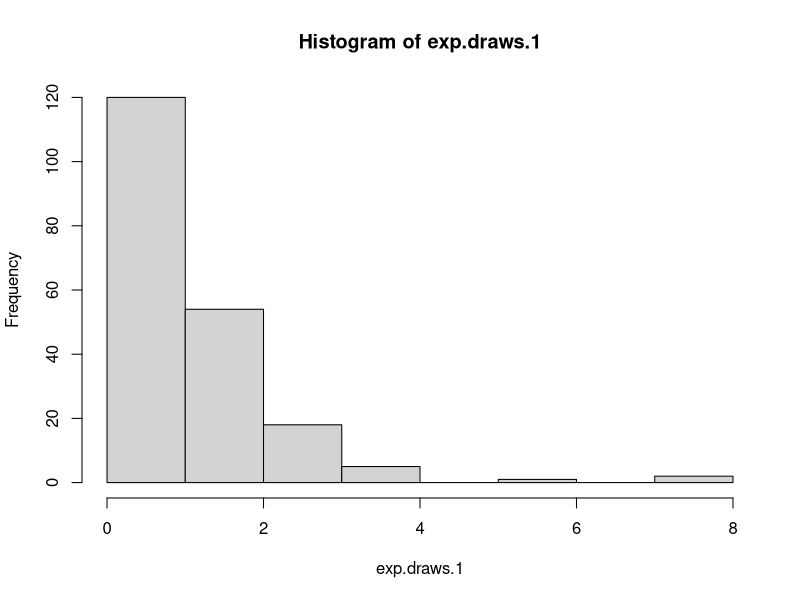
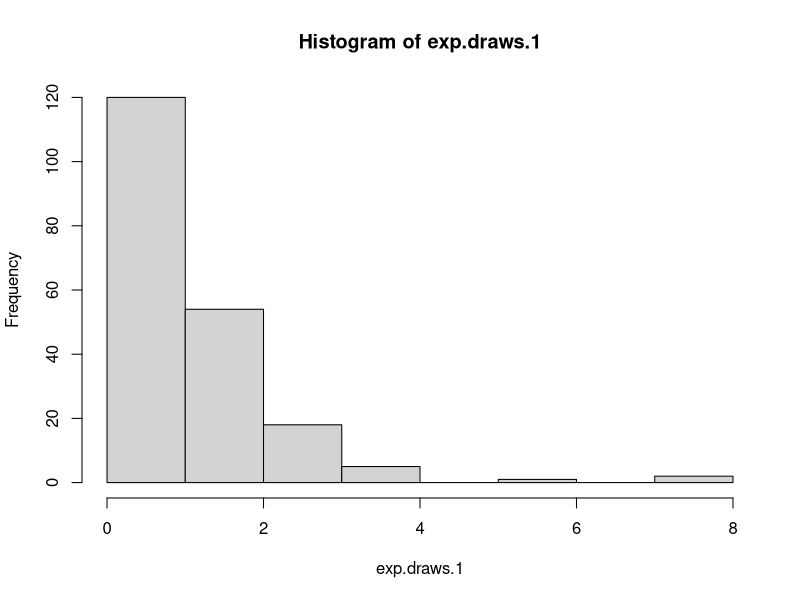
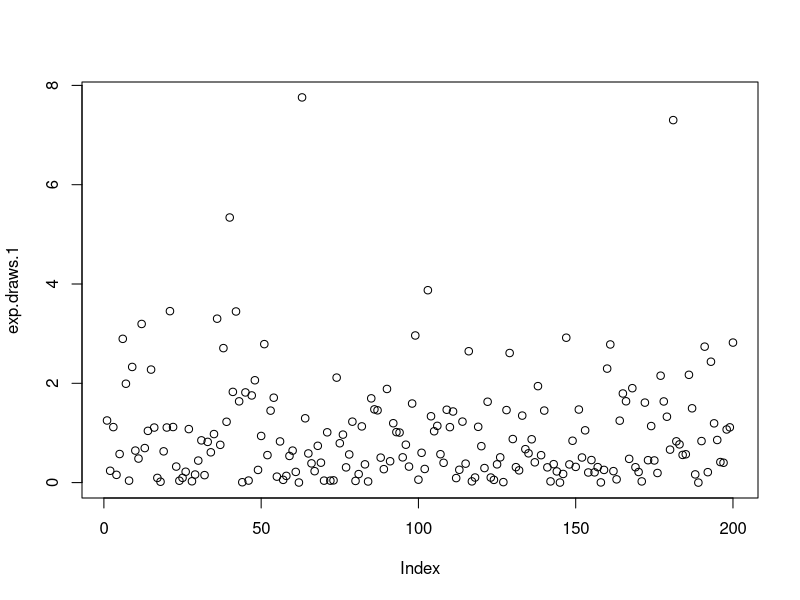
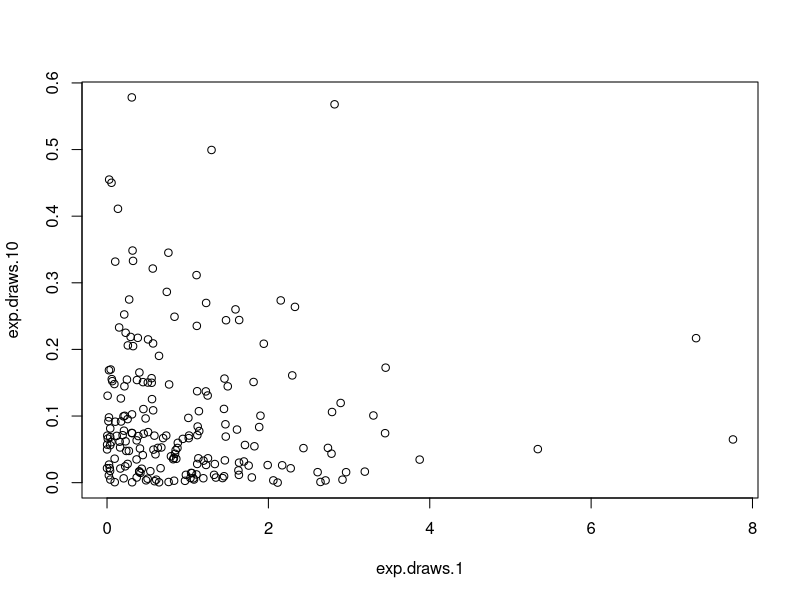
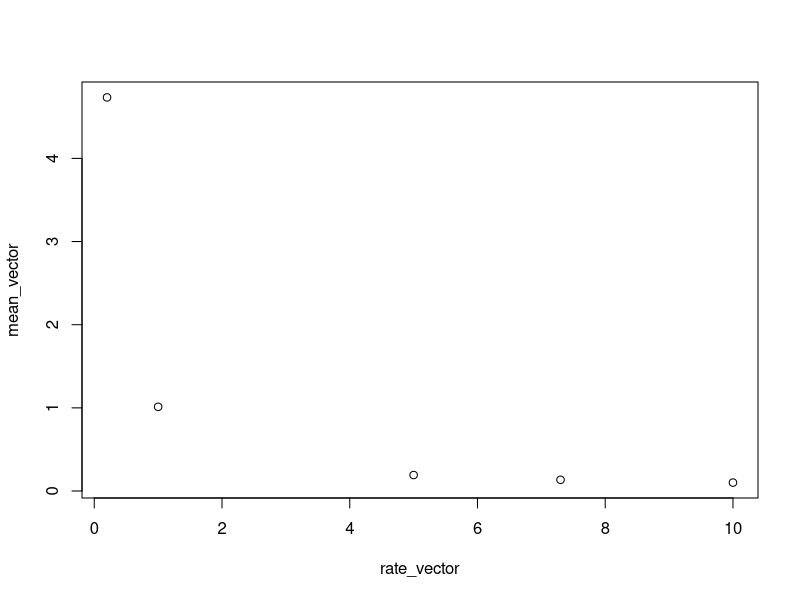
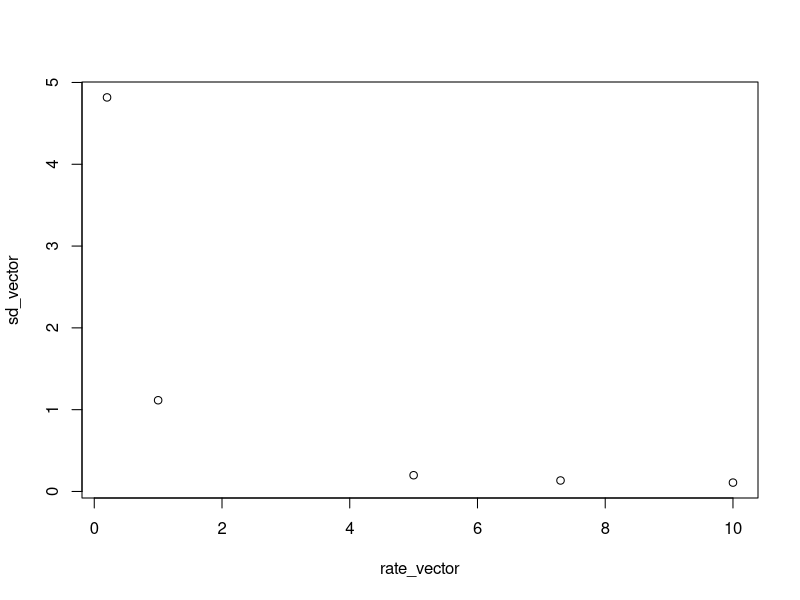
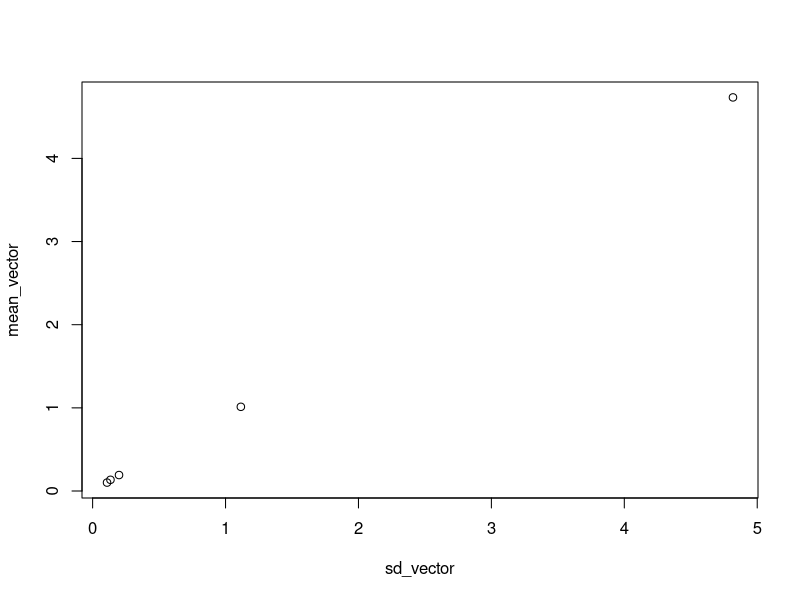
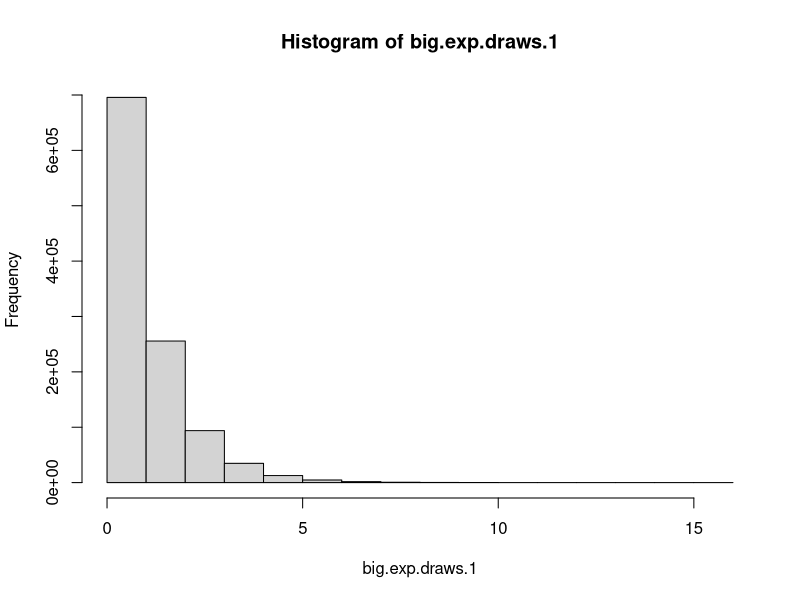

These charts were generated, in order, by the following R code:
## ---- chunk 1
knitr::opts_chunk$set(echo = TRUE)
## ---- chunk 2
#Generate 200 random values from the standard exponential dist.
#standard exponential distribution has lambda = 1. 
exp.draws.1 = rexp(200)
mean_1 = mean(exp.draws.1)
sd_1 = sd(exp.draws.1)
## ---- chunk 3
#Repeat for rates lambda = 0.2
exp.draws.0.2 = rexp(200, rate = 0.2)
mean_0.2 = mean(exp.draws.0.2)
sd_0.2 = sd(exp.draws.0.2)

#lambda = 5
exp.draws.5 = rexp(200, rate = 5)
mean_5 = mean(exp.draws.5)
sd_5 = sd(exp.draws.5)

#lambda = 7.3 
exp.draws.7.3 = rexp(200, rate = 7.3)
mean_7.3 = mean(exp.draws.7.3)
sd_7.3 = sd(exp.draws.7.3)

#lambda = 10
exp.draws.10 = rexp(200, rate = 10)
mean_10 = mean(exp.draws.10)
sd_10 = sd(exp.draws.10)
## ---- chunk 4
#Part A:
big.exp.draws.1 = rexp(1100000)
big_mean = mean(big.exp.draws.1)
big_sd = sd(big.exp.draws.1)
## ---- chunk 5
#Part C:
greater_than_1_mean = mean(big.exp.draws.1[which(big.exp.draws.1 > 1)])
## ---- chunk 6
#Part D:
big.exp.draws.1.mat = matrix(data = big.exp.draws.1, nrow = 1100, ncol = 1000)
## ---- chunk 7
#Part E: 
col_371_mean = mean(big.exp.draws.1.mat[, 371])
## ---- chunk 8
#Generate 200 random values from the standard exponential dist.
#standard exponential distribution has lambda = 1. 
exp.draws.1 = rexp(200)
mean_1 = mean(exp.draws.1)
sd_1 = sd(exp.draws.1)
median_1 = median(exp.draws.1)

#Repeat for rates lambda = 0.2
exp.draws.0.2 = rexp(200, rate = 0.2)
mean_0.2 = mean(exp.draws.0.2)
sd_0.2 = sd(exp.draws.0.2)

#lambda = 5
exp.draws.5 = rexp(200, rate = 5)
mean_5 = mean(exp.draws.5)
sd_5 = sd(exp.draws.5)

#lambda = 7.3
exp.draws.7.3 = rexp(200, rate = 7.3)
mean_7.3 = mean(exp.draws.7.3)
sd_7.3 = sd(exp.draws.7.3)

#lambda = 10
exp.draws.10 = rexp(200, rate = 10)
mean_10 = mean(exp.draws.10)
sd_10 = sd(exp.draws.10)

#Histogram of standard exponential distribution
hist(exp.draws.1)
hist_1 = hist(exp.draws.1)
stopping_point = round(median_1/hist_1[["breaks"]][2])
count = sum(hist_1[["counts"]][1:stopping_point])
## ---- chunk 9
summary(exp.draws.1)
## ---- chunk 10
#Plot values generated by the standard exponential dist. in the order they were generated
plot(exp.draws.1)
## ---- chunk 11
#Scatter plot between the standard distribution and the exponential distribution with lambda = 10
plot(exp.draws.1, exp.draws.10)
## ---- chunk 12
#Scatterplots from mean vector of previous distribution
mean_vector = c(mean_1, mean_0.2, mean_5, mean_7.3, mean_10)
sd_vector = c(sd_1, sd_0.2, sd_5, sd_7.3, sd_10)
rate_vector = c(1, 0.2, 5, 7.3, 10)
plot(rate_vector, mean_vector) #part a
## ---- chunk 13
plot(rate_vector, sd_vector) #part b
## ---- chunk 14
plot(sd_vector, mean_vector) #part c
## ---- chunk 15
#Part A:
big.exp.draws.1 = rexp(1100000)
big_mean = mean(big.exp.draws.1)
big_sd = sd(big.exp.draws.1)
## ---- chunk 16
#Part B:
hist_1_big = hist(big.exp.draws.1)
x = seq(0, 15, by = 0.1)
stop_point_2 = 2/hist_1_big[["breaks"]][[2]]
count_2 = sum(hist_1_big[["counts"]][1:stop_point_2])

## ---- chunk 17
pexp(0:10, rate = 1)
## ---- chunk 18
#Part C:
mean_big = mean(big.exp.draws.1[which(big.exp.draws.1 > 1)])
## ---- chunk 19
#Part D:
big.exp.draws.1.mat = matrix(data = big.exp.draws.1, nrow = 1100, ncol = 1000)
big_hist = hist(big.exp.draws.1.mat)
## ---- chunk 20
#Part E: 
col_371_mean = mean(big.exp.draws.1.mat[, 371])
## ---- chunk 21
#Part F:
col_means = colMeans(big.exp.draws.1.mat)
hist(col_means)

